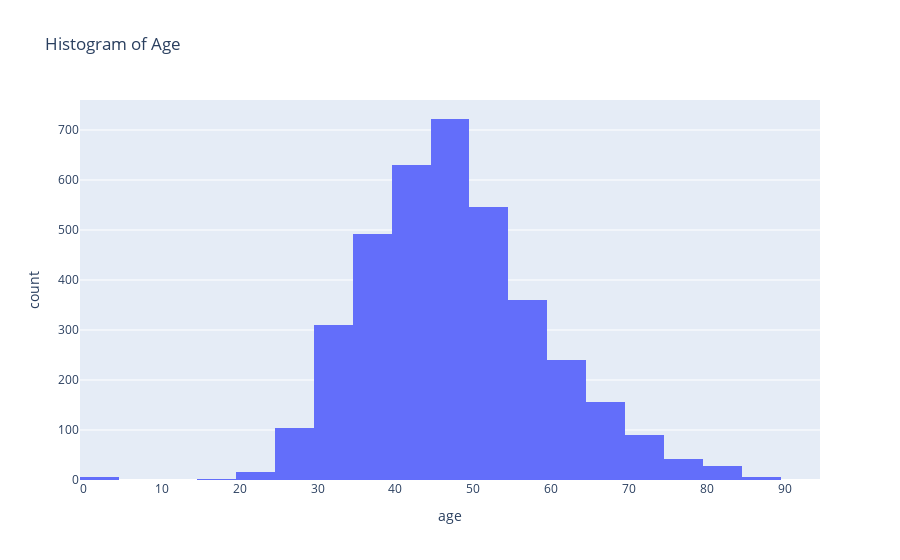

Write notebook code for a chart like this one.
### Code cell
# plot histogram of age
fig = px.histogram(df, x='age', nbins=20, title='Histogram of Age')
fig.show()

### Figure 1 — Plotly figure (JSON) as saved in the notebook; plotly's stock layout.template omitted (floating-point values rounded to 4 significant figures; data arrays with more than 128 entries replaced by an {"elided": "..."} marker saying what was removed)
{"data": [{"alignmentgroup": "True", "bingroup": "x", "hovertemplate": "age=%{x}<br>count=%{y}<extra></extra>", "legendgroup": "", "marker": {"color": "#636efa", "pattern": {"shape": ""}}, "name": "", "nbinsx": 20, "offsetgroup": "", "orientation": "v", "showlegend": false, "type": "histogram", "x": {"elided": "3757 int values"}, "xaxis": "x", "yaxis": "y"}], "layout": {"barmode": "relative", "legend": {"tracegroupgap": 0}, "title": {"text": "Histogram of Age"}, "xaxis": {"anchor": "y", "domain": [0, 1], "title": {"text": "age"}}, "yaxis": {"anchor": "x", "domain": [0, 1], "title": {"text": "count"}}}}
